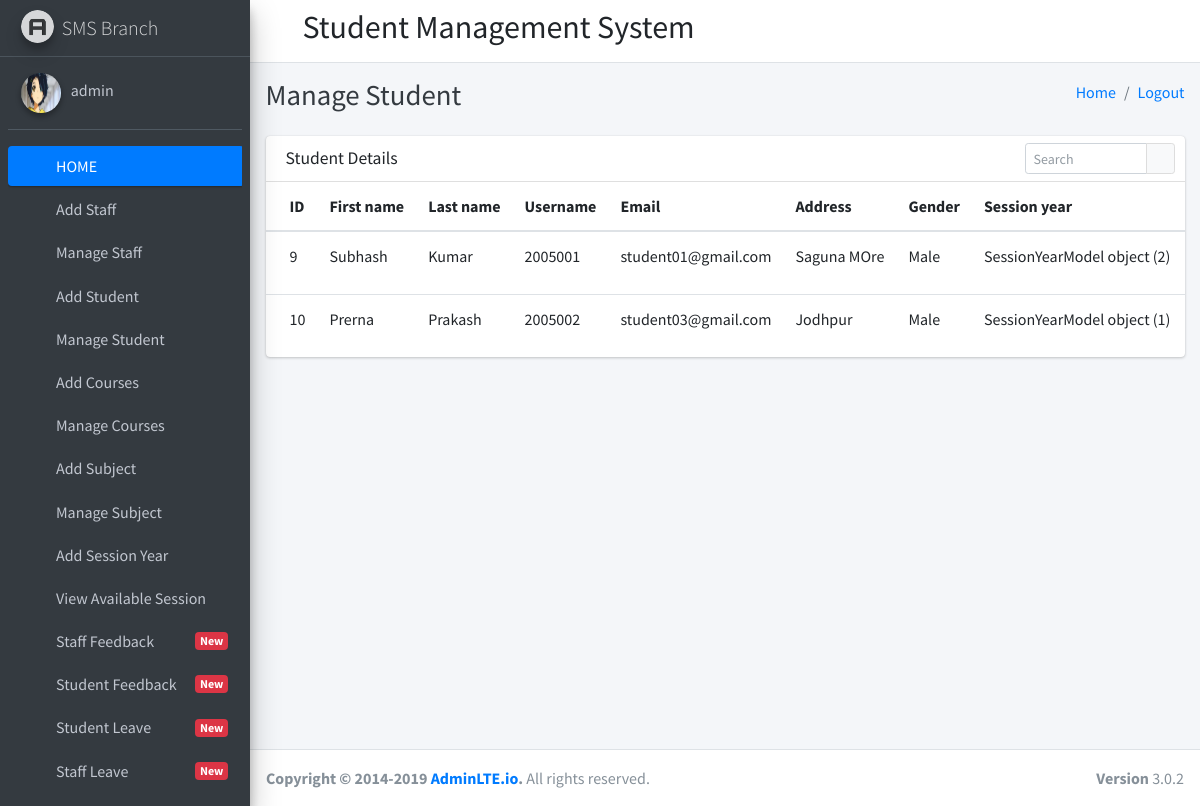
Page /manage_student (signed in) on the earlier database version.
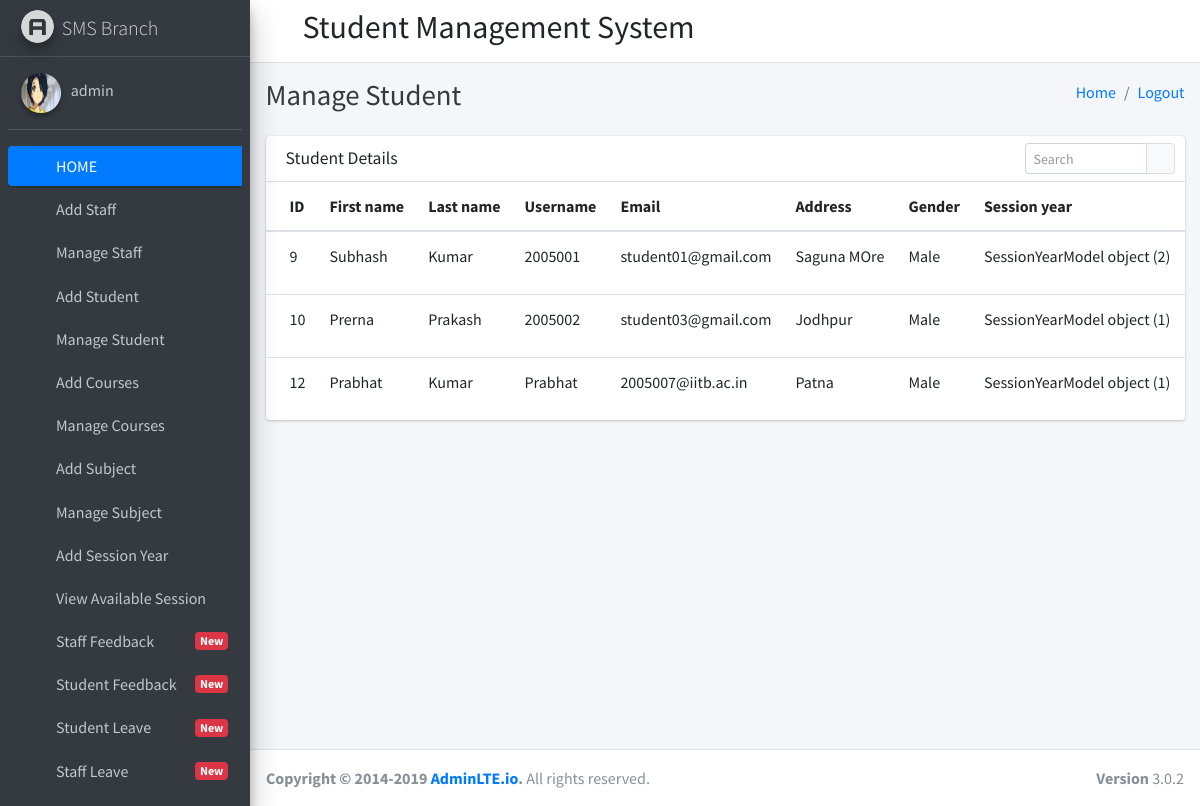
Same page on the later database version.
### student_management_app/models.py (models this page shows)
class Students(models.Model):
    id=models.AutoField(primary_key=True)
    admin=models.OneToOneField(CustomUser,on_delete=models.CASCADE,default="")
    gender=models.CharField(max_length=255,default="")
    address=models.TextField()
    course_id=models.ForeignKey(Courses,on_delete=models.DO_NOTHING)
    session_year_id=models.ForeignKey(SessionYearModel,on_delete=models.CASCADE,default="")
    created_at=models.DateTimeField(auto_now_add=True)
    updated_at=models.DateTimeField(auto_now_add=True)
    objects = models.Manager()

class CustomUser(AbstractUser):
    user_type_data=((1,"HOD"),(2,"Staff"),(3,"Student"))
    user_type=models.CharField(default=1,choices=user_type_data,max_length=10)

class SessionYearModel(models.Model):
    id=models.AutoField(primary_key=True)
    session_start_year=models.DateField()
    session_end_year = models.DateField()
    objects = models.Manager()

### student_management_app/HodViews.py (the view)
# urls.py: path('manage_student', HodViews.manage_student),
def manage_student(request):
    students=Students.objects.all()
    return render(request,"hod_templates/manage_student_template.html",{"students":students})

### student_management_app/templates/hod_templates/manage_student_template.html (shortened to what this page needs)
{% extends 'hod_templates/base_template.html' %}
{% block page_title %}
Manage Student
{% endblock page_title %}
{% block main_content %}
    <section class="content">
      <div class="container-fluid">
  <div class="row">
          <div class="col-12">
            <div class="card">
              <div class="card-header">
                <h3 class="card-title">Student Details</h3>
                <div class="card-tools">
                  <div class="input-group input-group-sm" style="width: 150px;">
                    <input type="text" name="table_search" class="form-control float-right" placeholder="Search">
                    <div class="input-group-append">
                      <button type="submit" class="btn btn-default"><i class="fas fa-search"></i></button>
                    </div>
                  </div>
                </div>
              </div>
              <div class="card-body table-responsive p-0">
                <table class="table table-hover text-nowrap">
                  <thead>
                    <tr>
                      <th>ID</th>
                      <th>First name</th>
                      <th>Last name</th>
                      <th>Username</th>
                      <th>Email</th>
                      <th>Address</th>
                      <th>Gender</th>
                      <th>Session year</th>
                      <th>Last login</th>
                    </tr>
                  </thead>
                  <tbody>
                    {% for student in students %}
                  <tr>
                    <td>{{ student.admin.id }}</td>
                    <td>{{ student.admin.first_name }}</td>
                    <td>{{ student.admin.last_name }}</td>
                    <td>{{ student.admin.username }}</td>
                    <td>{{ student.admin.email }}</td>
                    <td>{{ student.address }}</td>
                    <td>{{ student.gender }}</td>
                    <td>{{ student.session_year_id }}</td>
                    <td>{{ student.admin.last_login }}</td>
                  </tr>
                  {% endfor %}
                  </tbody>
                </table>
              </div>
            </div>
          </div>
        </div>
      </div>
    </section>
{% endblock main_content %}

Differences in the rows shown:
added Students: admin.id "12", admin.first_name "Prabhat", admin.last_name "Kumar", admin.username "Prabhat", admin.email "2005007@iitb.ac.in", address "Patna", gender "Male", session_year_id "SessionYearModel object (1)"
